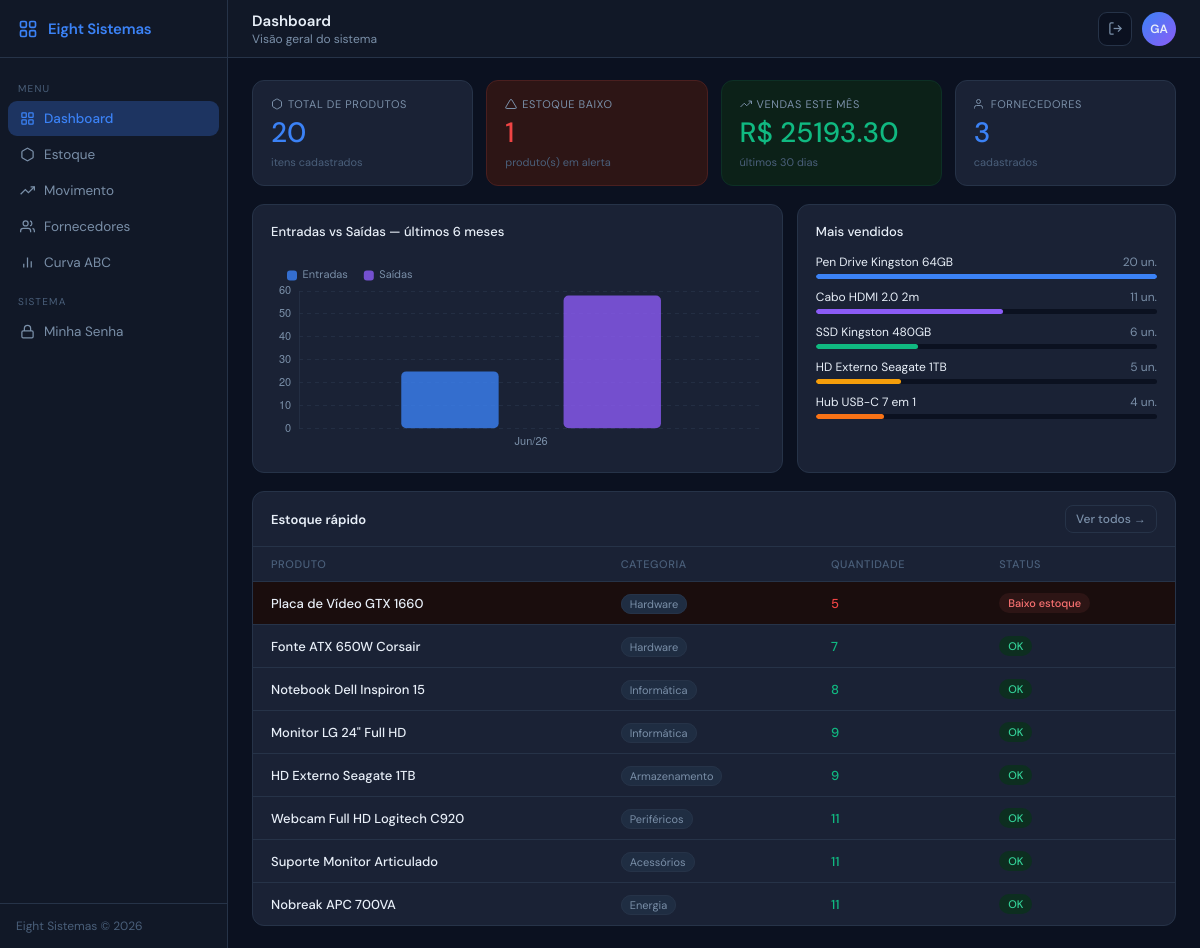
The page / (signed in) on the database as committed earlier.
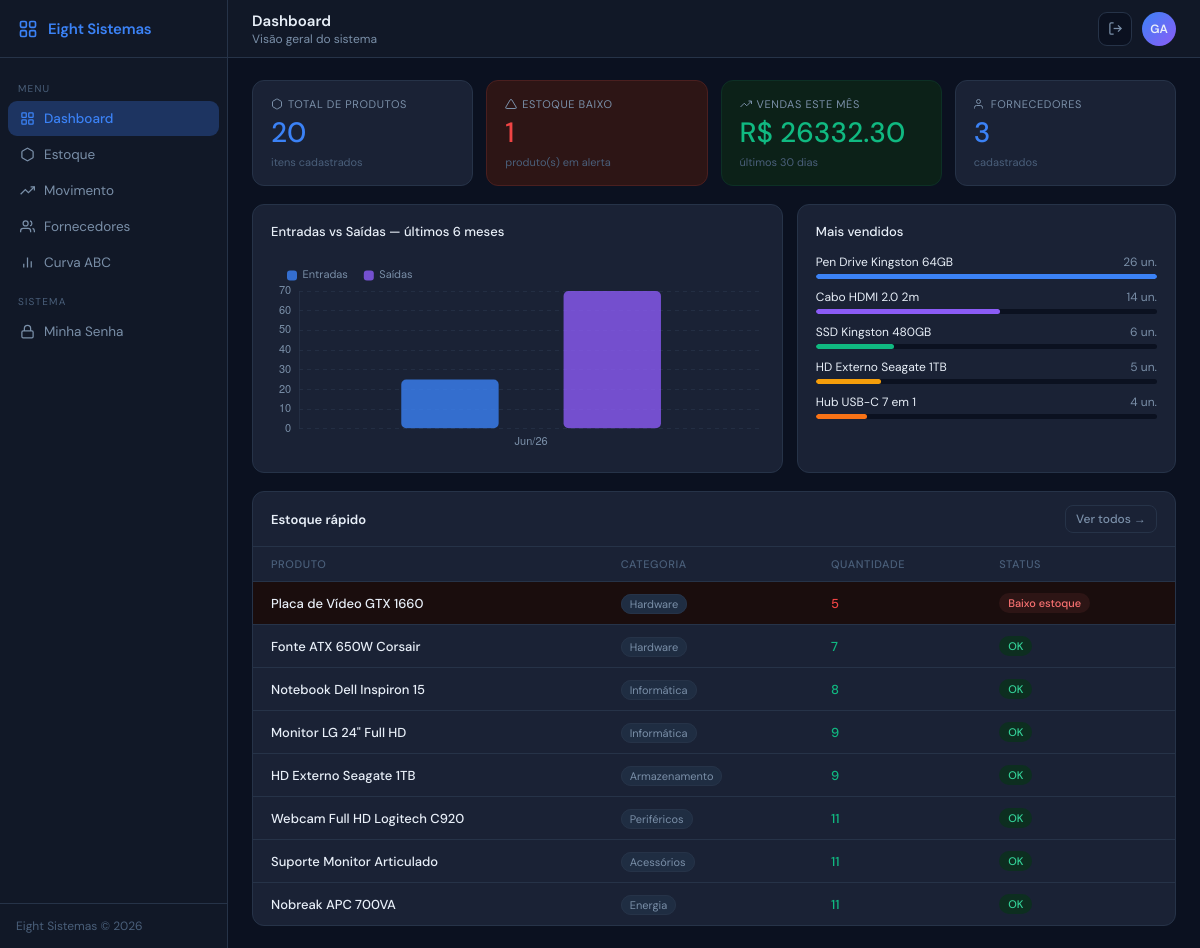
The same page on the database as committed later.
### models/produto.py (models this page shows)
class Produto(db.Model):
    __tablename__ = "produtos"
    id             = db.Column(db.Integer, primary_key=True)
    nome           = db.Column(db.String(100), nullable=False)
    categoria      = db.Column(db.String(50))
    quantidade     = db.Column(db.Integer, default=0, nullable=False)
    estoque_minimo = db.Column(db.Integer, default=5, nullable=False)
    preco_custo    = db.Column(db.Numeric(10,2))
    preco_venda    = db.Column(db.Numeric(10,2))
    descricao      = db.Column(db.Text)
    fornecedor_id  = db.Column(db.Integer, db.ForeignKey("fornecedores.id"))
    movimentacoes  = db.relationship("Movimentacao", backref="produto", lazy=True, cascade="all, delete-orphan")
    @property
    def estoque_baixo(self):
        return self.quantidade <= self.estoque_minimo

### routes/dashboard.py (the view)
@dashboard_bp.route("/")
@login_required
def index():
    totais  = DashboardService.totais_rapidos()
    grafico = DashboardService.grafico_seis_meses()
    return render_template("index.html", **totais,
        graf_labels=grafico["labels"], graf_entradas=grafico["entradas"],
        graf_saidas=grafico["saidas"], top_vendidos=DashboardService.top_vendidos(),
        estoque_rapido=DashboardService.estoque_rapido())

### auth.py (called while the page is built)
def login_required(f):
    @wraps(f)
    def decorated(*args, **kwargs):
        if "usuario_id" not in session:
            return redirect(url_for("auth.login"))
        return f(*args, **kwargs)
    return decorated

### services/dashboard_service.py (called while the page is built)
    @staticmethod
    def totais_rapidos():
        from models import Fornecedor
        alertas = Produto.query.filter(Produto.quantidade <= Produto.estoque_minimo).count()
        data_30d = datetime.now() - timedelta(days=30)
        movs = Movimentacao.query.filter(
            Movimentacao.tipo == "saida",
            Movimentacao.origem == "venda",
            Movimentacao.data_movimentacao >= data_30d,
        ).all()
        return {
            "total_produtos":     Produto.query.count(),
            "total_fornecedores": Fornecedor.query.count(),
            "alertas_count":      alertas,
            "total_vendas_mes":   sum(float(m.valor_unitario or 0) * m.quantidade for m in movs),
        }

### templates/index.html (shortened to what the changed rows need)
{% extends "base.html" %}
{% block content %}
<div class="cards-grid">
  <div class="stat-card success">
    <div class="card-label">
      <svg viewBox="0 0 24 24" fill="none" stroke="currentColor" stroke-width="2"><polyline points="23 6 13.5 15.5 8.5 10.5 1 18"/><polyline points="17 6 23 6 23 12"/></svg>
      Vendas este mês
    </div>
    <div class="card-value green">R$ {{ "%.2f"|format(total_vendas_mes) }}</div>
    <div class="card-sub">últimos 30 dias</div>
  </div>
</div>
<div class="charts-row">
  <div class="chart-card">
    {% if graf_labels %}
    <div class="chart-canvas-wrap">
      <canvas id="chart-mov"></canvas>
    </div>
    {% else %}
    <div class="empty-chart">Nenhuma movimentação nos últimos 6 meses</div>
    {% endif %}
  </div>
  <div class="chart-card">
    {% if top_vendidos %}
    {% set colors = ['#3B82F6','#8B5CF6','#10B981','#F59E0B','#F97316'] %}
    <div class="most-sold">
      {% for p in top_vendidos %}
      <div class="prod-row">
        <div class="prod-row-top">
          <span>{{ p.nome }}</span>
          <span style="color:var(--muted)">{{ p.total }} un.</span>
        </div>
        <div class="prod-track">
          <div class="prod-fill" style="width:0%;background:{{ colors[loop.index0 % 5] }}"
               data-width="{{ p.pct }}"></div>
        </div>
      </div>
      {% endfor %}
    </div>
    {% else %}
    <div class="empty-chart">Nenhuma venda registrada ainda</div>
    {% endif %}
  </div>
</div>
<div class="tcard">
  {% if estoque_rapido %}
  <table>
    <thead>
      <tr>
        <th>Produto</th>
        <th>Categoria</th>
        <th>Quantidade</th>
        <th>Status</th>
      </tr>
    </thead>
    <tbody>
      {% for p in estoque_rapido[:8] %}
      <tr {% if not p.ok %}style="background:#1a0d0d"{% endif %}>
        <td class="fw500">{{ p.nome }}</td>
        <td>
          <span style="font-size:11px;background:var(--card2);border:1px solid var(--border);padding:2px 8px;border-radius:99px;color:var(--muted);">
            {{ p.categoria }}
          </span>
        </td>
        <td style="font-weight:500;color:{{ 'var(--red)' if not p.ok else 'var(--green)' }}">{{ p.quantidade }}</td>
        <td>
          <span class="badge-status {{ 'badge-ok' if p.ok else 'badge-low' }}">
            {{ 'OK' if p.ok else 'Baixo estoque' }}
          </span>
        </td>
      </tr>
      {% endfor %}
    </tbody>
  </table>
  {% else %}
  <div class="empty-state">
    <svg viewBox="0 0 24 24" fill="none" stroke="currentColor" stroke-width="1.5"><path d="M21 16V8a2 2 0 0 0-1-1.73l-7-4a2 2 0 0 0-2 0l-7 4A2 2 0 0 0 3 8v8a2 2 0 0 0 1 1.73l7 4a2 2 0 0 0 2 0l7-4A2 2 0 0 0 21 16z"/></svg>
    Nenhum produto cadastrado ainda.
  </div>
  {% endif %}
</div>
{% endblock %}
{% block scripts %}
<script>
window.CHART_DATA = {
  labels:   {{ graf_labels   | tojson }},
  entradas: {{ graf_entradas | tojson }},
  saidas:   {{ graf_saidas   | tojson }},
};
</script>
{% endblock %}

Rows that differ between the two databases and show on the page:
changed Produto "Pen Drive Kingston 64GB": total "20" → "26"
changed Produto "Cabo HDMI 2.0 2m": total "11" → "14"; {{ p.pct }} 55 → 54 (drawn)
computed for Produto "SSD Kingston 480GB": {{ p.pct }} 30 → 23 (drawn)
computed for Produto "HD Externo Seagate 1TB": {{ p.pct }} 25 → 19 (drawn)
computed for Produto "Hub USB-C 7 em 1": {{ p.pct }} 20 → 15 (drawn)
Other text that changed with them:
{{ "%.2f"|format(total_vendas_mes) }}: "25193.30" → "26332.30"
chart data {{ graf_saidas   | tojson }}: [58.0] → [70.0]
